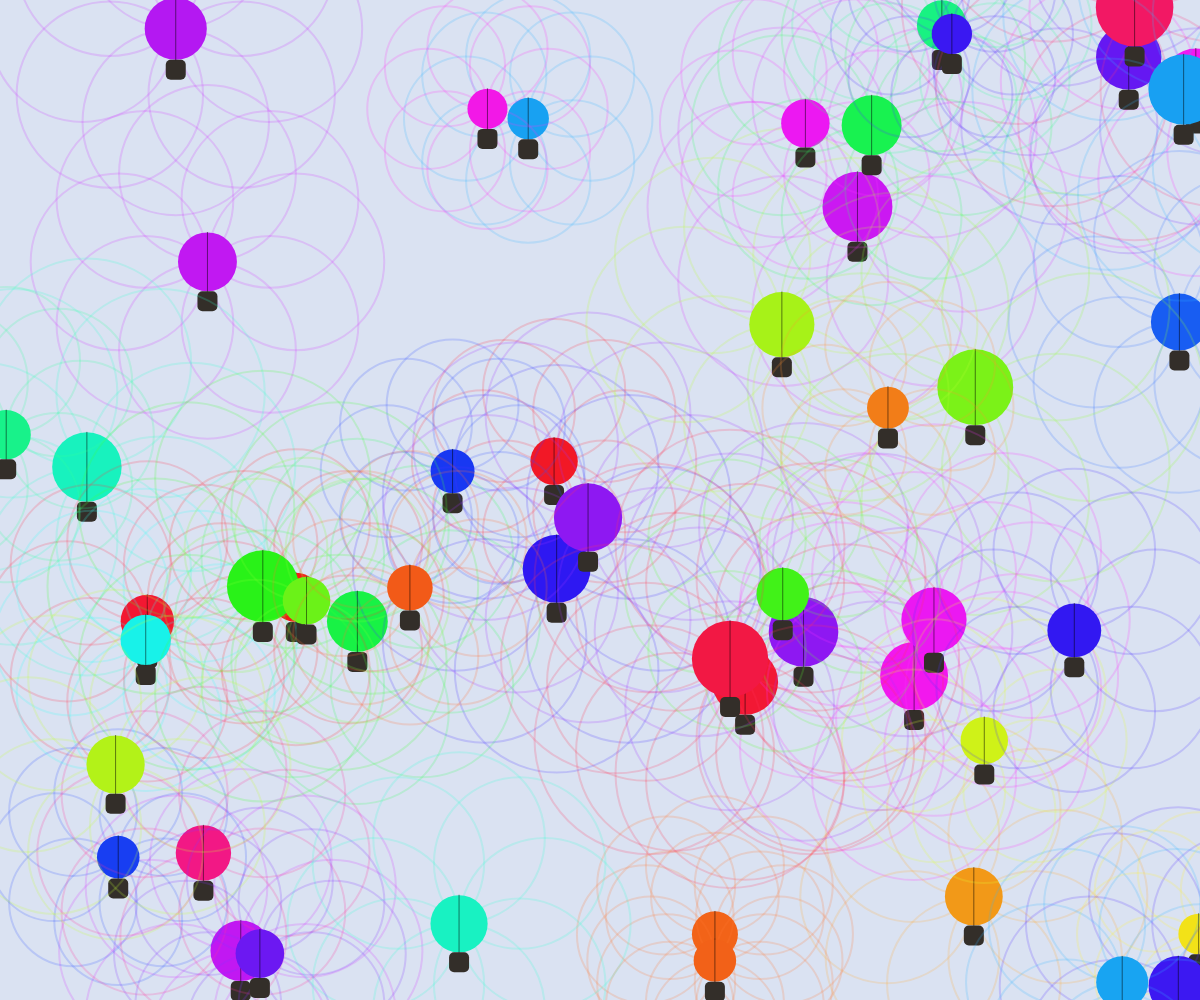
Frame 1 (no input)
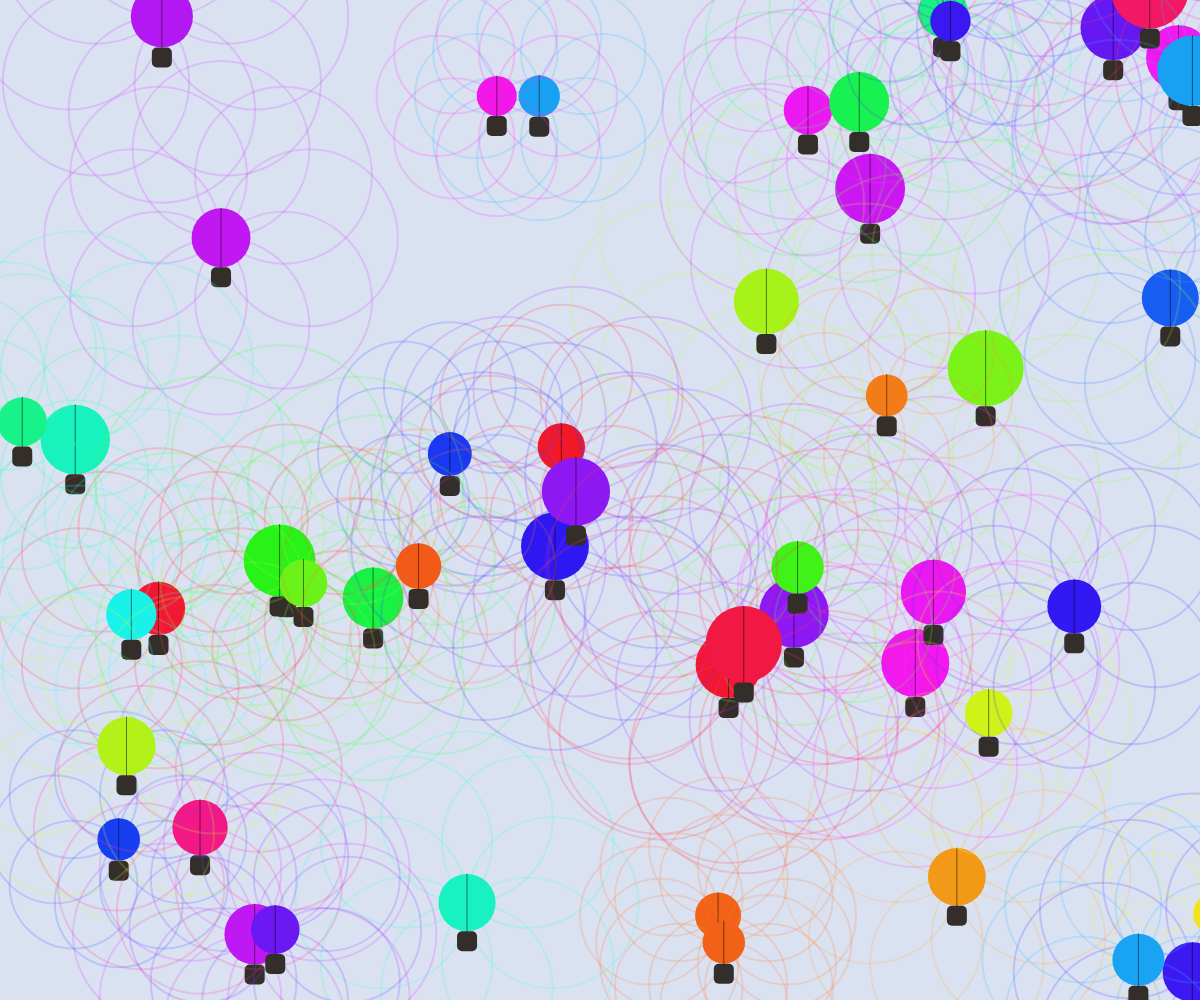
Frame 60 (no input)
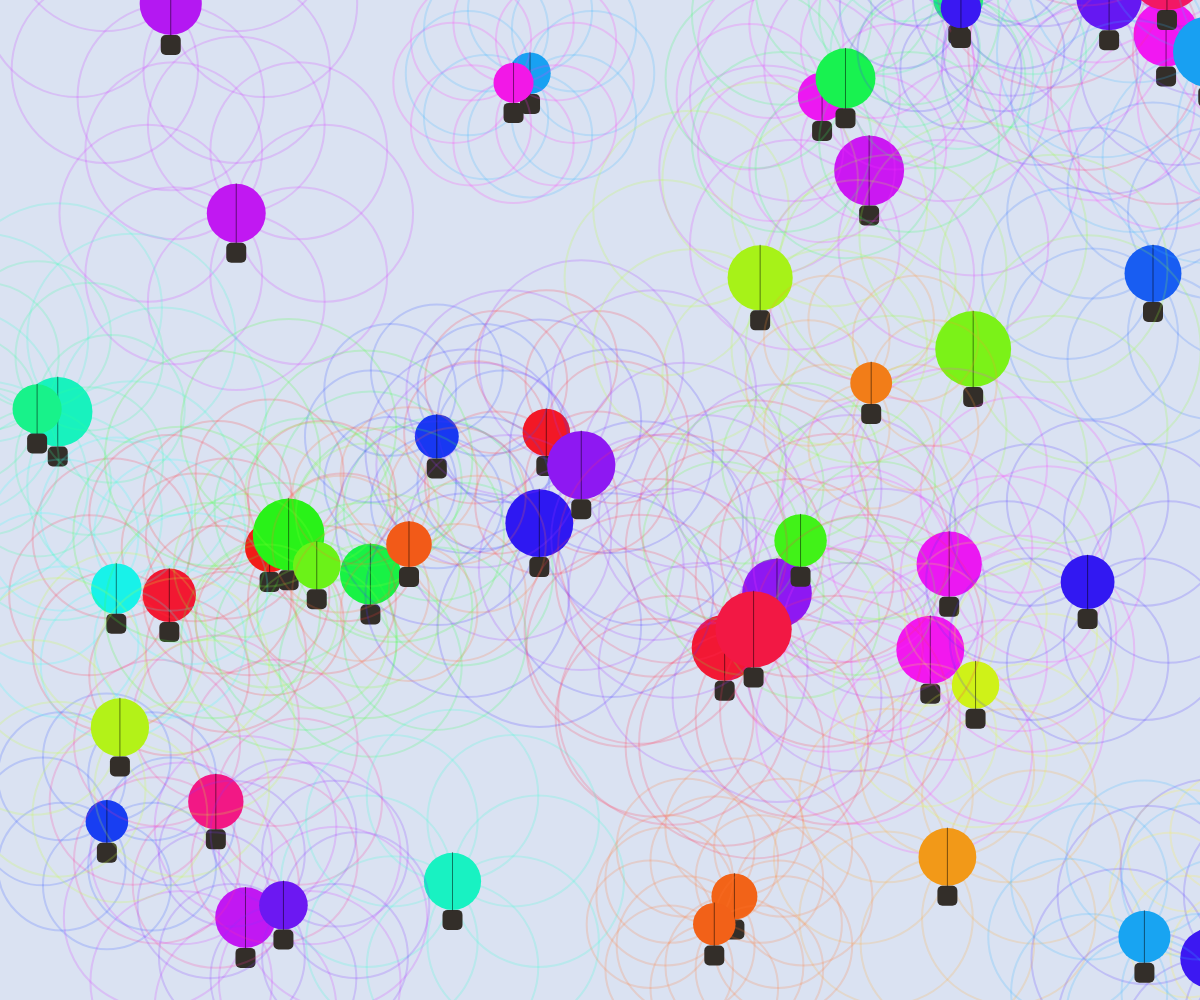
Frame 120 (the mouse pressed at the canvas centre since frame 60)

The p5.js sketch that drew these frames (run headless with seeded random() and noise() and a simulated clock; from frame 60 on, the mouse is pressed at the canvas centre):

// p5.js sketch
// ── sketch.js
let balloons = [];
const glowSegments = 8;
const balloonCount = 50;

function setup() {
  createCanvas(windowWidth, windowHeight);
  colorMode(HSB, 360, 100, 100, 1);

  for (let i = 0; i < balloonCount; i++) {
    balloons.push({
      x: random(width),
      y: random(height),
      size: random(40, 80),
      speed: random(0.2, 0.5),
      hue: random(360),
      sway: random(TWO_PI),
      swaySpeed: random(0.01, 0.03),
      glow: []
    });
  }
}

function draw() {
  background(220, 10, 95); // Sky blue

  for (let balloon of balloons) {
    // Gentle drift
    balloon.y -= balloon.speed;
    balloon.x += sin(balloon.sway) * 0.3;
    balloon.sway += balloon.swaySpeed;

    // Wrap around screen
    if (balloon.y < -50) balloon.y = height + 50;
    if (balloon.x < -50) balloon.x = width + 50;
    if (balloon.x > width + 50) balloon.x = -50;

    // Draw glow
    noFill();
    strokeWeight(2);
    for (let i = 0; i < glowSegments; i++) {
      const angle = map(i, 0, glowSegments, 0, TWO_PI);
      const offsetX = cos(angle) * balloon.size * 1.5;
      const offsetY = sin(angle) * balloon.size * 1.5;
      stroke(balloon.hue, 80, 100, 0.2);
      ellipse(balloon.x + offsetX, balloon.y + offsetY, balloon.size * 3);
    }

    // Draw balloon
    fill(balloon.hue, 90, 95);
    noStroke();
    ellipse(balloon.x, balloon.y, balloon.size);
    
    // Draw basket
    fill(30, 20, 20);
    rect(balloon.x - 10, balloon.y + balloon.size/2, 20, 20, 5);
    
    // Draw string
    stroke(0, 0, 0, 0.5);
    strokeWeight(1);
    line(balloon.x, balloon.y - balloon.size/2, balloon.x, balloon.y + balloon.size/2);
  }
}

function windowResized() {
  resizeCanvas(windowWidth, windowHeight);
}
